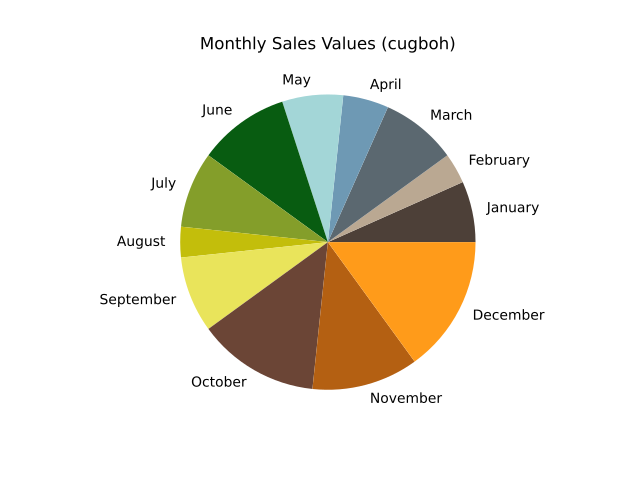

The Python source for this figure:
"""Author: Chizaram Ugboh, cugboh@purdue.edu
Assignment: 10.1 - Monthly Sales
Date: 11/06/2023

Description:
This program collects monthly sales data aand turns it into a pie chart.

Contributors:
   
My contributor(s) helped me:
    [N] understand the assignment expectations without
        telling me how they will approach it.
    [N] understand different ways to think about a solution
        without helping me plan my solution.
    [N] think through the meaning of a specific error or
        bug present in my code without looking at my code.
    Note that if you helped somebody else with their code, you
    have to list that person as a contributor.

Academic Integrity Statement:
    I have not used source code obtained from any unauthorized
    source, either modified or unmodified; nor have I provided
    another student access to my code.  The project I am
    submitting is my own original work.
"""

"""Import modules below this line (starting with unit 6)."""
import matplotlib.pyplot as plt
"""Write new functions below this line (starting with unit 4)."""

def main():

    sales = []
    months = ['January', 'February','March', 'April', 'May', 'June', 'July', 'August', 'September', 'October', 'November', 'December']
   # Collects monthly sales data from the user and stores it as a list
    for x in months: #x iterates over each of the 12 months 
        user = int(input(f"Enter the sales for {x}: "))
        sales.append(user) 

    #print (sales)

    #Create pie plot
    fig, ax = plt.subplots()
    #set colors and labels
    color = ('#4D4038', '#BAA892', '#5B6870', '#6E99B4', '#A3D6D7', '#085C11',
          '#849E2A', '#C3BE0B', '#E9E45B', '#6B4536', '#B46012', '#FF9B1A')
    labels = ('January', 'Feburary','March', 'April', 'May', 'June', 'July', 'August', 'September', 'October', 'November', 'December')

    ax.pie(sales, colors=color, labels=months) #(value, colors=, labels=,)
    ax.set_title("Monthly Sales Values (cugboh)")  
    plt.show()

    # Don't forget to make the pie chart as a PDF file
 


"""Do not change anything below this line."""
if __name__ == "__main__":
    main()
